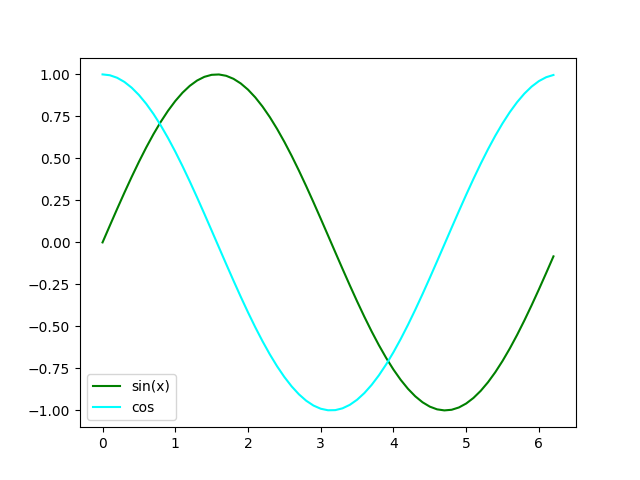

The script that drew this image:
import numpy as np
import matplotlib.pyplot as plt

x=np.arange(0,2*np.pi, 0.1)

y1=np.sin(x)
y2=np.cos(x)

plt.plot(x,y1,color='green',label='sin(x)')
plt.plot(x,y2,color='cyan',label='cos')
plt.legend(loc='lower left')
plt.show()
